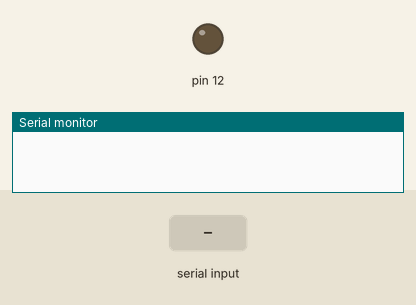
This sketch was run on a simulated Arduino Uno, built with avr-gcc and run on an emulated ATmega328P. Parts: output pins drawn as LEDs (lit = HIGH), the last lines printed to the serial monitor. The test bench sets the inputs (shaded band).

Above: at 1.2 s.
1.3 s: "F" received over Serial
At 2.2 s:
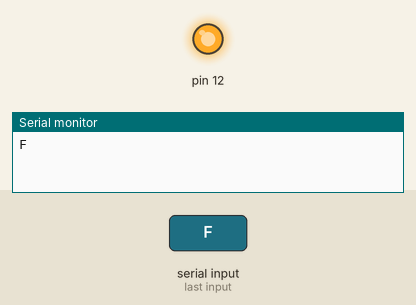
2.8 s: "B" received over Serial
At 3.4 s:
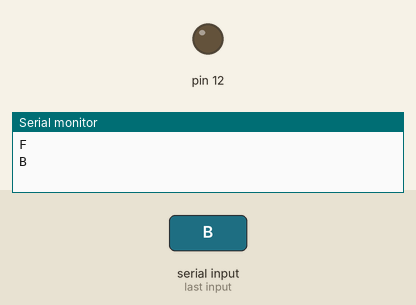
Timing chart, 0 to 5.8 s (numbered marks = the images above; inputs shaded):
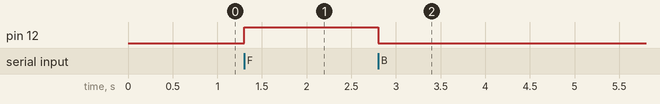

The sketch:

How_to_send_data_using_bluetooth.ino
```cpp
void setup() {
  // put your setup code here, to run once:
   pinMode(12,OUTPUT);
   Serial.begin(9600);
}

void loop() {
  // put your main code here, to run repeatedly:

  if(Serial.available()){
    char x=Serial.read();
    if(x=='F'){
       digitalWrite(12,HIGH);
    }else if(x=='B'){
      digitalWrite(12,LOW);
    }

    Serial.println(x);

  }
}
```

Measured:
- after the input at 1.3 s, pin 12: LOW → HIGH at once
- after the input at 2.8 s, pin 12: HIGH → LOW at once
